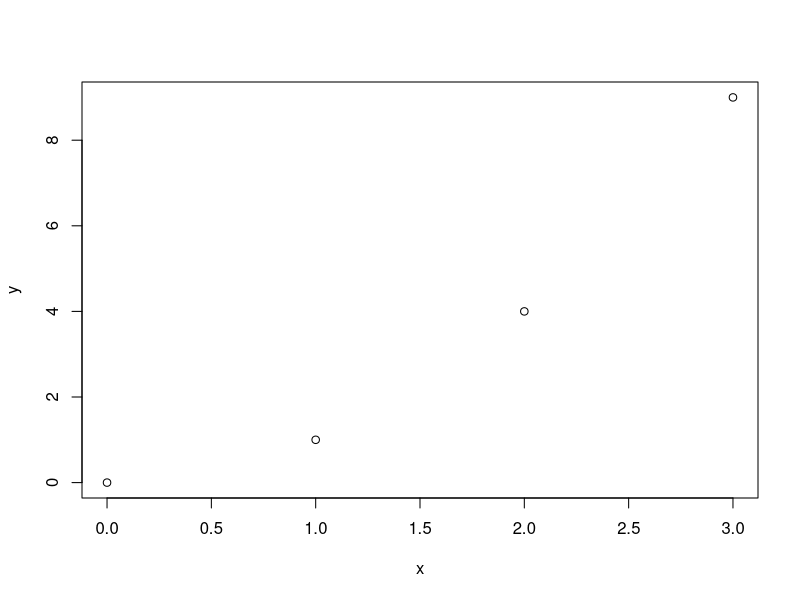
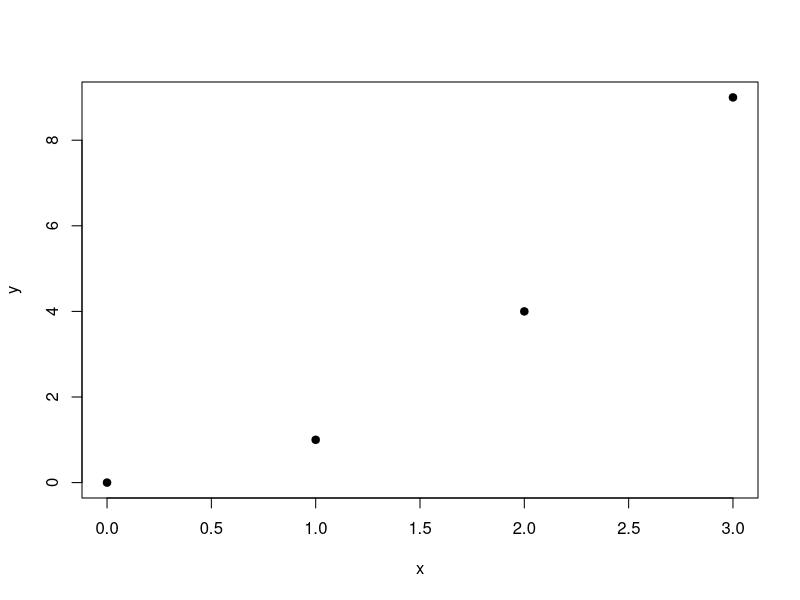
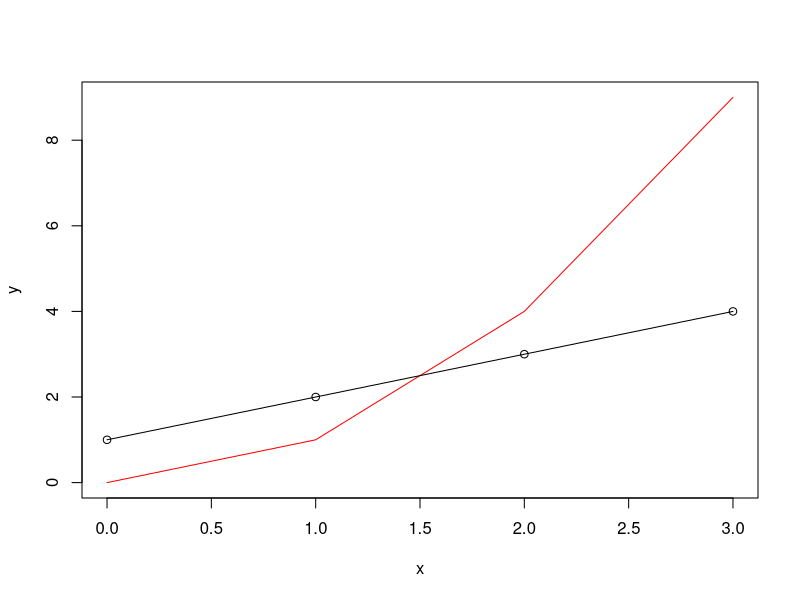

The R source for these figures, in order:
#graphics

x <- 0:3
y <- c(0, 1, 4, 9)

#how do i plot it?
plot(x, y) #it plots the points in a graph. it has x on the x-axis and y on the y-axis. it connects the points with a line
#the dimension must match, so if x has 4 elements, y must have 4 elements too
plot(x, y, pch = 19) #it has thicker points
plot(x, y, type = 'l', col = 'red') #   it plots a line, not points. it has red color

y2 <- c(1, 2, 3, 4)
#i dont write plot cause this way creates a new plot. I write points
points(x, y2) #it adds poits to the previous plot
lines(x, y2) #it adds lines to my previous plot
